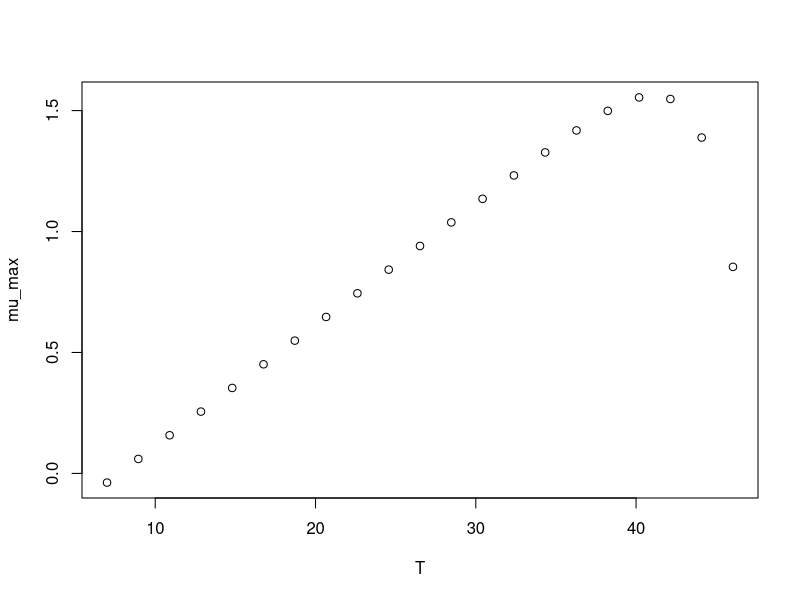

Generate this figure with R:
#############################
# start of Parameter script
#############################
T <- seq(6.99300699300699,46.046,length.out=21)
#############################
# end of Parameter script
#############################
############################# 
# start of Model script Gropin ID 283 
#############################
 
# constant coefficients for this model
 
variables <- data.frame(T)
argumentsPar <- expand.grid(variables)
 
# heart of the model
response_surface <- function(T) {
   mumax <-(5.01*10^-2)*(T-7.75)*(1-exp((4.35*10^-1)*(T-47.4)))

return(mumax=mumax)
} 

# output parameters
mumax <- cbind(argumentsPar,response_surface(argumentsPar['T']))
colnames(mumax) <- c(colnames(argumentsPar),'mumax')
#############################
# End of Model script
#############################
############################# 
# start of Visualisation script Gropin ID 283 
#############################
plot(T,mumax$mumax,
                          xlab='T',
                          ylab='mu_max')
#############################
# End of Visualisation script
#############################
